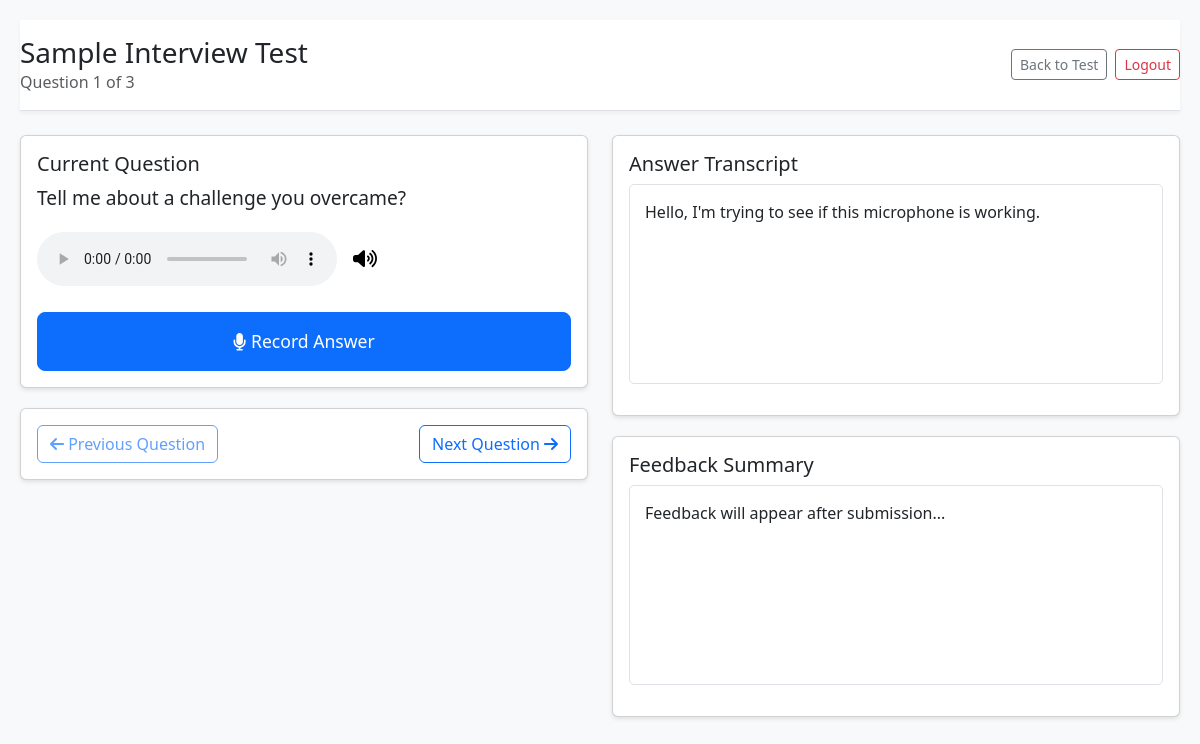
Page /candidate/question/1 (signed in) on the earlier database version.
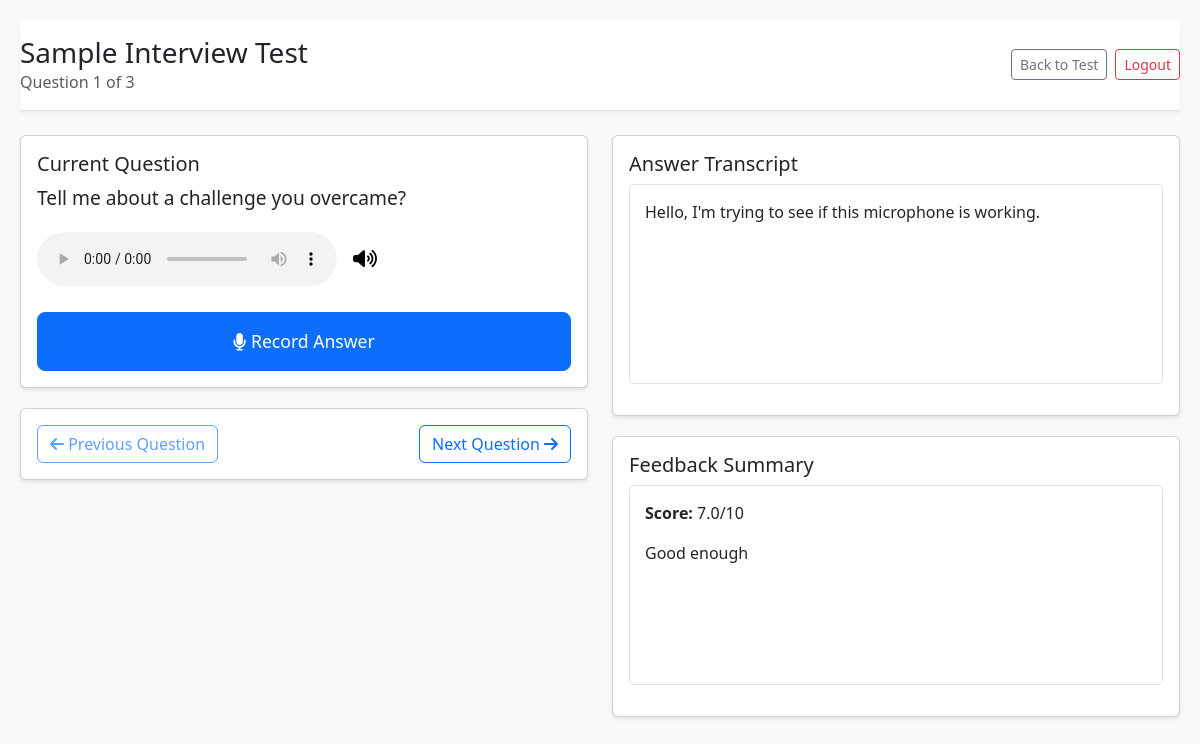
Same page on the later database version.
### app.py (models this page shows)
class Question(db.Model):
    id = db.Column(db.Integer, primary_key=True)
    test_id = db.Column(db.Integer, db.ForeignKey('test.id'), nullable=False)
    text = db.Column(db.String(500), nullable=False)
    context = db.Column(db.Text, nullable=True)
    order = db.Column(db.Integer, nullable=False)
    answer = db.Column(db.Text)
    audio_path = db.Column(db.String(200))
    score = db.Column(db.Float)
    feedback = db.Column(db.Text)

### app.py (the view)
@app.route('/candidate/question/<int:question_id>')
@login_required
@role_required('candidate')
def candidate_question(question_id):
    question = Question.query.get_or_404(question_id)
    test = Test.query.get(question.test_id)
    all_questions = Question.query.filter_by(test_id=test.id).order_by(Question.order).all()
    current_index = next((i for i, q in enumerate(all_questions) if q.id == question_id), 0)
    return render_template('candidate_question.html',
                          question=question,
                          test=test,
                          all_questions=all_questions,
                          current_index=current_index)

### app.py (called while the page is built)
def login_required(f):
    @wraps(f)
    def decorated_function(*args, **kwargs):
        if 'user' not in session:
            flash('Please log in first.', 'warning')
            return redirect(url_for('login'))
        return f(*args, **kwargs)
    return decorated_function

def role_required(role):
    def decorator(f):
        @wraps(f)
        def decorated_function(*args, **kwargs):
            if 'user' not in session or session['role'] != role:
                flash(f'You do not have permission to access this page.', 'danger')
                return redirect(url_for('login'))
            return f(*args, **kwargs)
        return decorated_function
    return decorator

### templates/candidate_question.html (shortened to what the changed rows need)
<!DOCTYPE html>
<html lang="en">
<head>
    <link href="https://cdn.jsdelivr.net/npm/bootstrap@5.3.0/dist/css/bootstrap.min.css" rel="stylesheet">
    <link rel="stylesheet" href="{{ url_for('static', filename='css/style.css') }}">
</head>
<body>
    <div class="container-fluid">
        <header class="py-3 border-bottom">
            <div class="d-flex justify-content-between align-items-center">
                <div>
                    <h1 class="h3 mb-0">{{ test.title }}</h1>
                </div>
            </div>
        </header>
        <div class="row mt-4">
            <div class="col-md-6">
                <div class="card">
                    <div class="card-body">
                        <h5 class="card-title">Current Question</h5>
                        <p class="question-text" id="currentQuestion">{{ question.text }}</p>
                        <div class="audio-controls">
                            <audio id="questionAudio" controls>
                                <source src="{{ url_for('text_to_speech', text=question.text) }}" type="audio/mpeg">
                            </audio>
                            <button class="mute-button" id="muteButton" title="Mute/Unmute">
                            </button>
                        </div>
                        <button class="btn btn-primary btn-lg mt-3" id="recordButton" data-question-id="{{ question.id }}">
                            <i class="fas fa-microphone"></i> Record Answer
                        </button>
                    </div>
                </div>
            </div>
            <div class="col-md-6">
                <div class="card">
                    <div class="card-body">
                        <h5 class="card-title">Answer Transcript</h5>
                        <div class="transcript-box" id="transcriptBox">
                            {% if question.answer %}
                                {{ question.answer }}
                            {% else %}
                                Your answer will appear here...
                            {% endif %}
                        </div>
                    </div>
                </div>
                <div class="card mt-3">
                    <div class="card-body">
                        <h5 class="card-title">Feedback Summary</h5>
                        <div class="feedback-box" id="feedbackBox">
                            {% if question.feedback %}
                                <div class="mb-3">
                                    <strong>Score:</strong> {{ question.score }}/10
                                </div>
                                {{ question.feedback }}
                            {% else %}
                                Feedback will appear after submission...
                            {% endif %}
                        </div>
                    </div>
                </div>
            </div>
        </div>
    </div>
</body>
</html>

Differences in the rows shown:
changed Question "Tell me about a challenge you overcame?": score (not shown) → "7.0"; feedback (not shown) → "Good enough"
Other differences:
text no longer shown: "Feedback will appear after submission..."
text now shown: "Score: /10"
